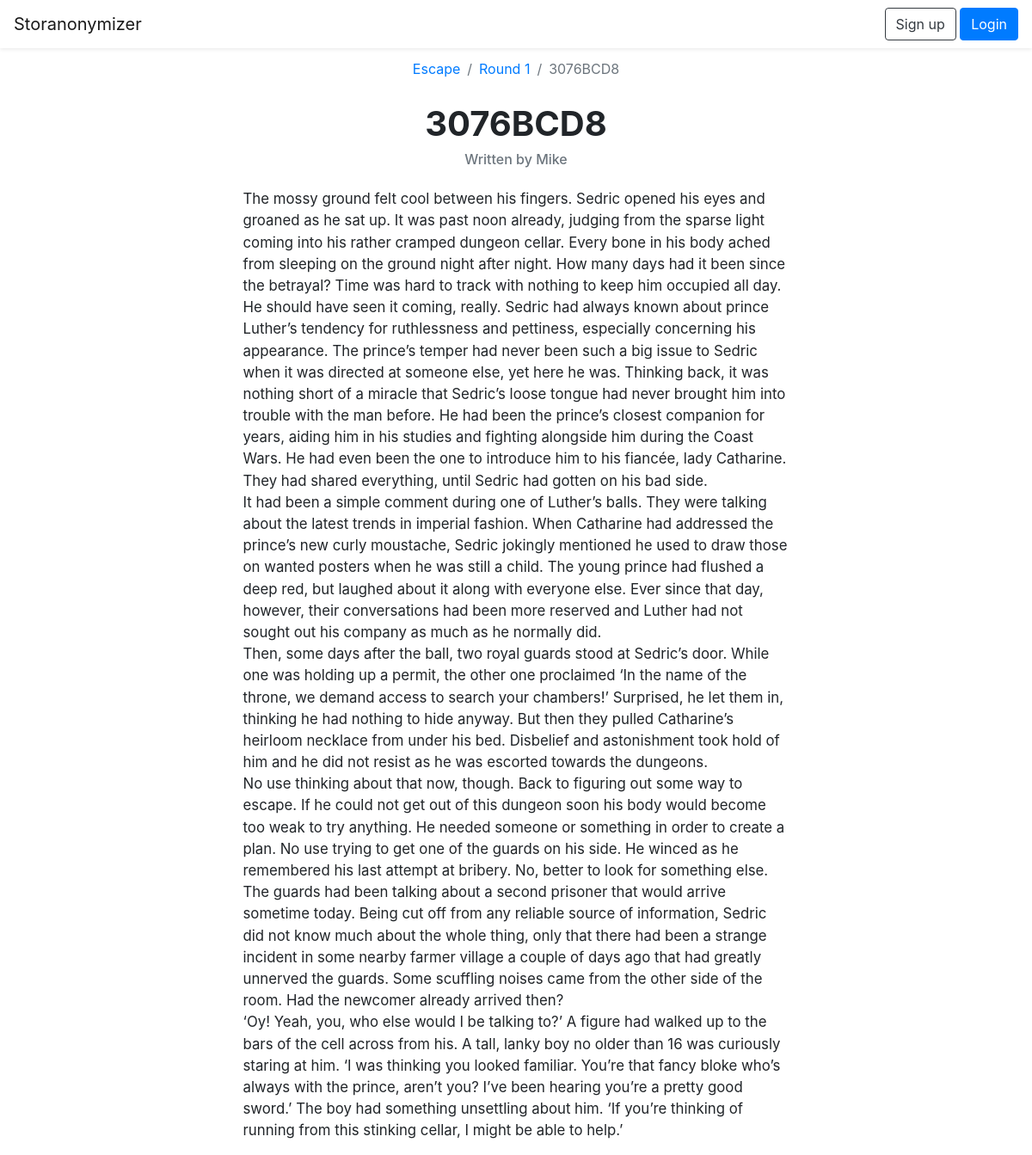
Screenshot of /contribution/3076BCD8 with the database file from the repository.
### storanonymizer/models.py (models this page shows, shortened)
class Story(db.Model):
	id = db.Column(db.Integer, primary_key=True)
	code = db.Column(db.String(), unique=True)
	name = db.Column(db.String())
	user_id = db.Column(db.Integer, db.ForeignKey("user.id"))
	rounds = db.relationship("Round", backref="story", lazy="select")

class Round(db.Model):
	id = db.Column(db.Integer, primary_key=True)
	name = db.Column(db.String())
	code = db.Column(db.String(), unique=True)
	contributions = db.relationship("Contribution", backref="round", lazy="select")
	votes = db.relationship("Vote", backref="round", lazy="select")
	winning_contribution_id = db.Column(db.String())
	story_id = db.Column(db.Integer, db.ForeignKey("story.id"))
	public_authors = db.Column(db.Boolean(), default=False)
	public_contributions = db.Column(db.Boolean(), default=False)
	voting = db.Column(db.Boolean(), default=False)
	public_votes = db.Column(db.Boolean(), default=False)

class Contribution(db.Model):
	id = db.Column(db.Integer, primary_key=True)
	code = db.Column(db.String(), unique=True)
	text = db.Column(db.Text())
	votes = db.relationship("Vote", backref="contribution", lazy="select")
	author_id = db.Column(db.Integer, db.ForeignKey("user.id"))
	round_id = db.Column(db.Integer, db.ForeignKey("round.id"))

class User(db.Model):
	id = db.Column(db.Integer, primary_key=True)
	name = db.Column(db.String(80), unique=True)
	password_hash = db.Column(db.String(1024))
	stories = db.relationship("Story", backref="user", lazy="select")
	contributions = db.relationship("Contribution", backref="author", lazy="select")
	votes = db.relationship("Vote", backref="user", lazy="select")

### storanonymizer/views.py (the view)
@app.route("/contribution/<contribution_code>")
def contribution(contribution_code):
	contribution = models.Contribution.query.filter_by(code=contribution_code).first_or_404()
	if current_user.is_authenticated and contribution.round.voting:
		user_vote = models.Vote.query.filter_by(user_id=current_user.id, contribution_id=contribution.id).first()
		if user_vote is not None:
			return render_template("contribution.html", contribution=contribution, user_vote=user_vote.value)
	return render_template("contribution.html", contribution=contribution, user_vote=None)

### storanonymizer/templates/contribution.html (shortened to what this page needs)
{% extends "base.html" %}
{% block content %}
<div class="container">
	{% if contribution.round.public_contributions or contribution.author.id == current_user.id %}
	<nav aria-label="breadcrumb">
		<ol class="breadcrumb justify-content-center bg-white">
			<li class="breadcrumb-item"><a href="{{ url_for('story', story_code=contribution.round.story.code) }}">{{ contribution.round.story.name }}</a></li>
			<li class="breadcrumb-item"><a href="{{ url_for('round', round_code=contribution.round.code) }}">{{ contribution.round.name }}</a></li>
			<li class="breadcrumb-item active" aria-current="page">{{ contribution.code }}</li>
		</ol>
	</nav>
	<div class="row justify-content-center mt-3">
		<h1 class="font-weight-bold">{{ contribution.code }}</h1>
	</div>
	{% if contribution.round.public_authors or contribution.author.id == current_user.id %}
	<div class="row justify-content-center">
		<h6 class="text-muted">Written by {{ contribution.author.name }}</h6>
	</div>
	{% endif %}
	<div class="row justify-content-center mt-3">
		<div class="col-12 col-lg-7">
			<p style="font-size: 1.05rem;">{{ contribution.text | safe }}</p>
		</div>
	</div>
	{% else %}
	<h6>You are not supposed to look here!</h6>
	{% endif %}
</div>
{% endblock %}

### rows the page displays
Story: round.story.name "Escape"
Round: round.name "Round 1"
Contribution: code "3076BCD8", text "The mossy ground felt cool between his fingers. Sedric opened his eyes and groaned as he sat up. It was past noon already, judging from the sparse light coming into his rather cramped dungeon cellar. Every bone in his body ached from sleeping on the ground night after night. How many days had it been since the betrayal? Time was hard to track with nothing to keep him occupied all day. He should have seen it coming, really. Sedric had always known about prince Luther’s tendency for ruthlessness and pettiness, especially concerning his appearance. The prince’s temper had never been such a big issue to Sedric when it was directed at someone else, yet here he was. Thinking back, it was nothing…"
User: author.name "Mike"
